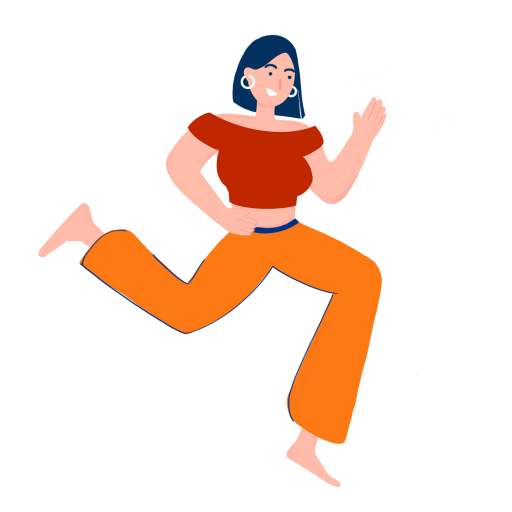
#> input picture assets/forest/runner.png, 512 x 512 px, found by its file name
$ python cut_runner_torso.py
#> lines starting #> are read from the running program, lines starting #| are printed output that depends on the picture
"""
Cut the runner's legs off her sprite, so the engine can draw legs that bend (src/animation/forestEngine.js).

  public/assets/forest/runner.png        input, from export_forest_ai.py
  public/assets/forest/runner-torso.png  head, arms and hips; the code-drawn legs go under the hips

Run it again after re-exporting runner.png:
  python3 scripts/assets/cut_runner_torso.py
"""
from pathlib import Path

from PIL import Image

OUT = Path(__file__).resolve().parents[2] / 'public' / 'assets' / 'forest'

# In runner.png's 512x512 frame. The engine's LEG_HIPS sit just above HIP_CUT_Y.
HIP_CUT_Y = 264


def is_torso(x, y):
    """Above the hip cut, minus the back leg and foot (kicked up behind her) and the front thigh's corner."""
    back_leg = (x < 200 and y > 222) or (x < 120 and y > 195)
    front_thigh = x > 330 and y > 238
    return y < HIP_CUT_Y and not back_leg and not front_thigh


def main():
    src = Image.open(OUT / 'runner.png').convert('RGBA')
#> src is the input picture: PIL image 512x512 RGBA; mean R, G, B, A 43.9, 23.8, 13, 47.8
    torso = Image.new('RGBA', src.size)
#> torso: PIL image 512x512 RGBA; every value is 0
    s, t = src.load(), torso.load()
    for y in range(src.height):
        for x in range(src.width):
            if is_torso(x, y):
                t[x, y] = s[x, y]
    torso.save(OUT / 'runner-torso.png', optimize=True)
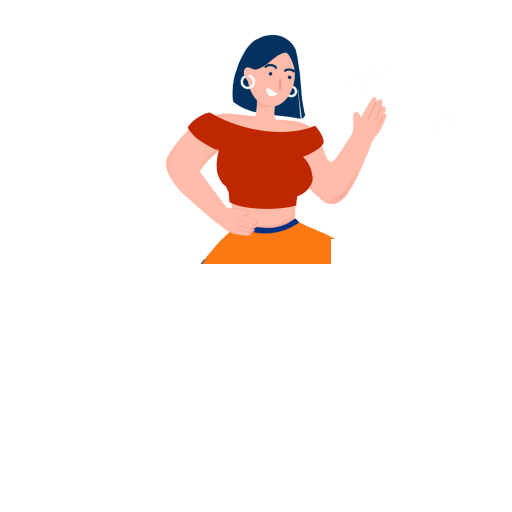
#> saved as runner-torso.png: PIL image 512x512 RGBA; mean R, G, B, A 21, 11.9, 9.1, 24.7; transparent parts drawn white


if __name__ == '__main__':
    main()
